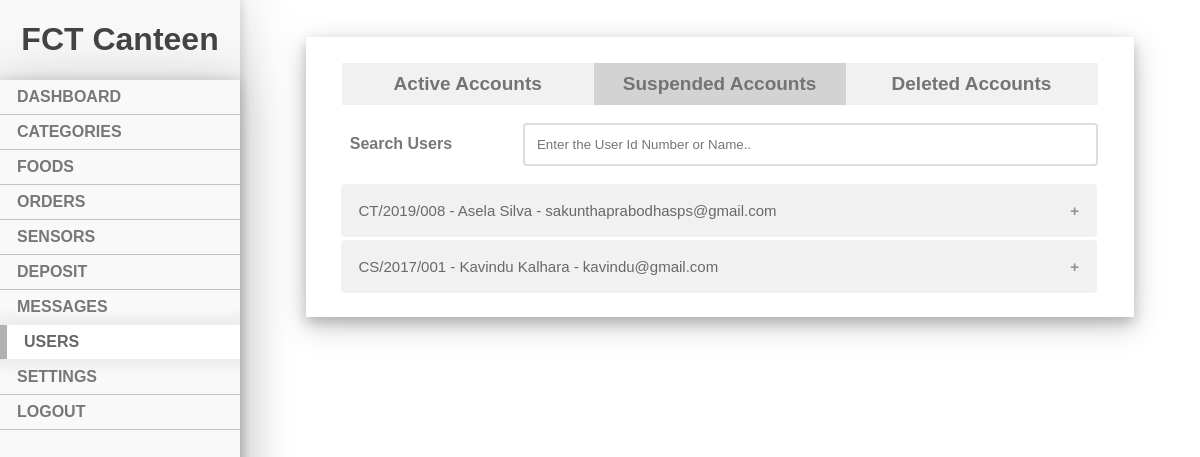
/admin/user/suspendedUsers.php, run on the app's committed database.
### tables this page shows
CREATE TABLE `suspended_customer` (
  `suspend_id` int(6) NOT NULL,
  `reason` text NOT NULL,
  `notice` text NOT NULL,
  `sus_date` date NOT NULL DEFAULT current_timestamp(),
  `customer_id` int(6) NOT NULL
);

CREATE TABLE `customer` (
  `customer_id` int(6) NOT NULL,
  `fname` varchar(30) NOT NULL,
  `lname` varchar(30) NOT NULL,
  `email` varchar(70) NOT NULL,
  `reg_no` varchar(15) NOT NULL,
  `password` varchar(500) NOT NULL,
  `profile_pic` varchar(255) NOT NULL,
  `wallet` int(8) NOT NULL DEFAULT 0,
  `reg_date` date NOT NULL DEFAULT current_timestamp()
);

### admin/user/suspendedUsers.php (the view, shortened to what this page needs)
<?php
  require '../../config.php';
  $sql = "SELECT * FROM suspended_customer INNER JOIN customer ON suspended_customer.customer_id = customer.customer_id ORDER BY suspend_id DESC";
  $searchRows = $conn->query($sql);
?>
<!DOCTYPE html>
<html>
  <head>
    <link rel="stylesheet" type="text/css" href="adFood.css">
    <link rel="stylesheet" type="text/css" href="addFood.css">
    <link rel="stylesheet" type="text/css" href="depositRecord.css">
    <link rel="stylesheet" type="text/css" href="tab.css">
    <link rel="stylesheet" type="text/css" href="suspendedUsers.css">
  </head>
  <body>
    <div class="mainSideNav">
      <h1 style="color: #444; font-family: 'Franklin Gothic Medium',
        'Arial Narrow', Arial, sans-serif; font-weight: bold; text-align: center;">FCT Canteen</h1>
      <ul class="sidenav">
        <li><a href="http://localhost/files/CanteenFCT/admin/dashboard/dashboard.php">DASHBOARD</a></li>
        <li><a href="http://localhost/files/CanteenFCT/admin/category/adCategory.php">CATEGORIES</a></li>
        <li><a href="http://localhost/files/CanteenFCT/admin/food/adFood.php">FOODS</a></li>
        <li><a href="http://localhost/files/CanteenFCT/admin/order/adOrder.php">ORDERS</a></li>
        <li><a href="http://localhost/files/CanteenFCT/admin/sensor/sensor.php">SENSORS</a></li>
        <li><a href="http://localhost/files/CanteenFCT/admin/deposit/adDeposit.php">DEPOSIT</a></li>
        <li><a href="#CONTACT">MESSAGES</a></li>
        <li><a class="current" href="http://localhost/files/CanteenFCT/admin/user/adUser.php">USERS</a></li>
        <li><a href="#CONTACT">SETTINGS</a></li>
        <li><a href="#CONTACT">LOGOUT</a></li>
      </ul>
    </div>
    <div class="content"><br><br>
        <div class="container">
          <div class="tab">
            <button class="tablinks" onclick="openAdUser()">Active Accounts</button>
            <button style="background-color:#ccc;" class="tablinks" onclick="openSuspendedUser()">Suspended Accounts</button>
            <button class="tablinks" onclick="openDeletedUser()">Deleted Accounts</button>
          </div>
          <div class="row">
              <div class="col-25">
              <label for="idDepositUser">Search Users</label>
              </div>
              <div class="col-75">
              <input type="text" id="idDepositUser" name="idDepositUser" onkeyup="showRecords(this.value)" placeholder="Enter the User Id Number or Name..">
              </div>
          </div><br>
          <div class="usersSus">
            <?php
              if(mysqli_num_rows($searchRows)>0) {
                while($searchRow = mysqli_fetch_assoc($searchRows)){
            ?>
                <button class="accordion" id="<?=$searchRow["suspend_id"]; ?>">
                  <?php echo $searchRow["reg_no"]; ?><?php echo " - "; ?>
                  <?php echo $searchRow["fname"]; ?><?php echo " "; ?><?php echo $searchRow["lname"]; ?><?php echo " - "; ?>
                  <?php echo $searchRow["email"]; ?>
                </button>
            <?php
                }
              }
            ?>
          </div>
        </div>
    </div><br><br>
  </body>
</html>

### admin/user/adFood.css (style rules this page uses)
body { margin: 0; font-family: sans-serif; }
* { -webkit-transition: 0.2s; transition: 0.2s; }
html { scroll-behavior: smooth; }
.mainSideNav { margin: 0; padding: 0; width: 20%; background-color: #f9f9f9; position: fixed; height: 100%; overflow: auto; box-shadow: 0 0 10px 0 rgba(50, 50, 50, 0.2), 0 0 50px 0 rgba(50, 50, 50, 0.22); z-index: 1; }
ul.sidenav { list-style-type: none; margin: 0; padding: 0; width: 20%; background-color: #f9f9f9; position: fixed; height: 100%; overflow: auto; box-shadow: 0 0 10px 0 rgba(50, 50, 50, 0.2), 0 0 50px 0 rgba(50, 50, 50, 0.22); }
ul.sidenav li a { display: block; color: #777; padding: 8px 17px; font-weight: bold; text-decoration: none; }
ul.sidenav li { border-bottom: 1px solid rgba(0, 0, 0, 0.22); }
ul.sidenav li a.current { background-color: white; border-left: 7px solid rgba(0, 0, 0, 0.3);; color: #666; box-shadow: 5px 0 11px 7px #eee,5px 0 11px 7px #eee; }
div.content { margin-left: 20%; padding: 1px 66px; height: auto; }

### admin/user/addFood.css (style rules this page uses)
* { box-sizing: border-box; -webkit-transition: 0.2s; transition: 0.2s; }
body { margin: 0; font-family: sans-serif; }
input[type=text], input[type=number], select, textarea { width: 100%; padding: 12px; border: 2px solid #ddd; border-radius: 4px; resize: vertical; }
label { padding: 12px 12px 12px 8px; display: inline-block; font-weight: bold; color: #777; }
button { opacity: 0.8; padding: 10px 13px; border: none; border-radius: 4px; cursor: pointer; float: right; margin-right: 17px; width: 100px; background-color: #ccc; color: #222; -webkit-transition-duration: 0.4s; transition-duration: 0.4s; }
.container { background-color: white; padding: 20px 20px 5px 20px; box-shadow: 0 6px 12px 0 rgba(0, 0, 0, 0.2), 0 9px 30px 0 rgba(0, 0, 0, 0.19); }
.col-25 { float: left; width: 23%; margin-top: 6px; margin-left: 2%; }
.col-75 { float: left; width: 73%; margin-top: 6px; margin-right: 2%; }
.row::after { content: ""; display: table; clear: both; }
.mainSideNav { margin: 0; padding: 0; width: 20%; background-color: #f9f9f9; position: fixed; height: 100%; overflow: auto; box-shadow: 0 0 10px 0 rgba(50, 50, 50, 0.2), 0 0 50px 0 rgba(50, 50, 50, 0.22); z-index: 1; }
ul.sidenav { list-style-type: none; margin: 0; padding: 0; width: 20%; background-color: #f9f9f9; position: fixed; height: 100%; overflow: auto; box-shadow: 0 0 10px 0 rgba(50, 50, 50, 0.2), 0 0 50px 0 rgba(50, 50, 50, 0.22); }
ul.sidenav li a { display: block; color: #777; padding: 8px 17px; font-weight: bold; text-decoration: none; }
ul.sidenav li { border-bottom: 1px solid rgba(0, 0, 0, 0.22); }
div.content { margin-left: 20%; padding: 1px 66px; height: auto; }

### admin/user/tab.css (style rules this page uses)
.tab { overflow: hidden; border: none; background-color: #f1f1f1; float: left; width: 96%; margin: 6px 2% 12px 2%; }
.tab button { background-color: inherit; float: left; border: none; outline: none; cursor: pointer; width: 33.3%; padding: 10px 16px; transition: 0.3s; font-size: 19px; font-weight: bold; color: #555; margin: 0; border-radius: 0; }

### admin/user/suspendedUsers.css (style rules this page uses)
.accordion { background-color: #eee; color: #444; cursor: pointer; padding: 18px; width: 100%; border: none; text-align: left; outline: none; font-size: 15px; transition: 0.4s; margin-bottom: 3px; }
.accordion:after { content: '\002B'; color: #777; font-weight: bold; float: right; margin-left: 5px; }
.usersSus { margin-left: 4%; margin-bottom: 2%; }

### data on the page
suspended_customer: customer.reg_no "CT/2019/008", customer.fname "Asela", customer.lname "Silva", customer.email "sakunthaprabodhasps@gmail.com"
suspended_customer: customer.reg_no "CS/2017/001", customer.fname "Kavindu", customer.lname "Kalhara", customer.email "kavindu@gmail.com"
